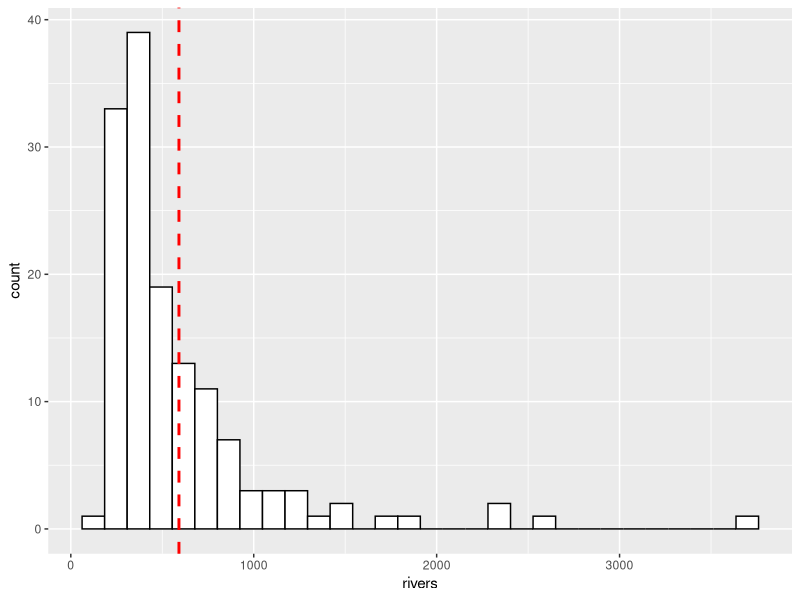
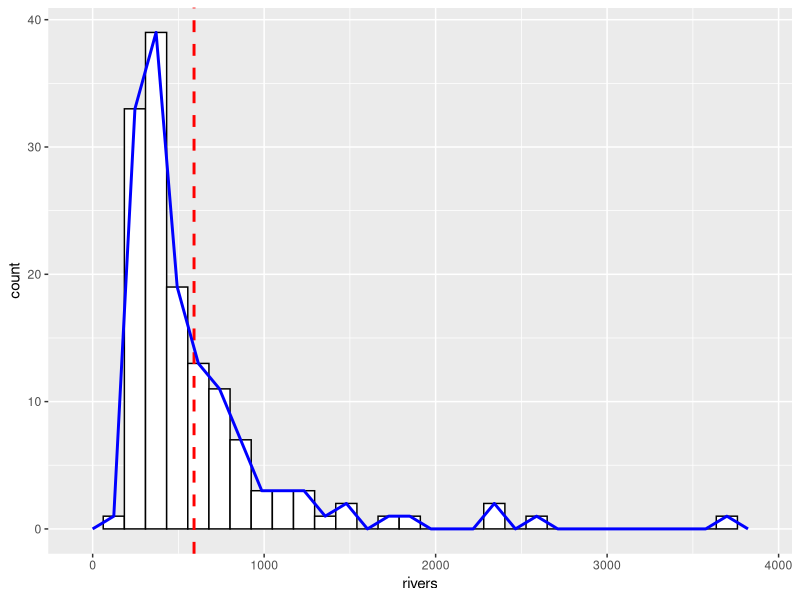

Reproduce these figures in R, in order. (Note: this script raises an error after producing the figures.)
## ---- chunk 1

library(tidyverse)
library(datasets)

head(rivers)

df_rivers <- data.frame(rivers)%>% view
## ---- chunk 2
ggplot(data=df_rivers)+
  aes(x=rivers)+
  geom_histogram(fill="white",color="black")+
  geom_vline(xintercept = mean(df_rivers$rivers),lwd=1,linetype=2,color="red")

## ---- chunk 3
ggplot(data=df_rivers)+
  aes(x=rivers)+
  geom_histogram(fill="white",color="black")+
  geom_vline(xintercept = mean(df_rivers$rivers),lwd=1,linetype=2,color="red")+
  geom_freqpoly(color="blue",lwd=1)

## ---- chunk 4
head(geyser)
## ---- chunk 5
ggplot(data=geyser)+
  aes(x=duration)+
  geom_histogram(color="black",fill="white",binwidth = 0.25,boundary=2)+
  geom_vline(xintercept = mean(geyser$duration),lwd=1,color="red",linetype=2)

## ---- chunk 6
ggplot(data=geyser)+
  aes(x=duration)+
  geom_histogram(color="black",fill="white",binwidth = 0.25,boundary=2)+
  geom_vline(xintercept = mean(geyser$duration),lwd=1,color="red",linetype=2)+
  geom_freqpoly(color="blue",lwd=1,binwidth=0.25,boundary=2)
